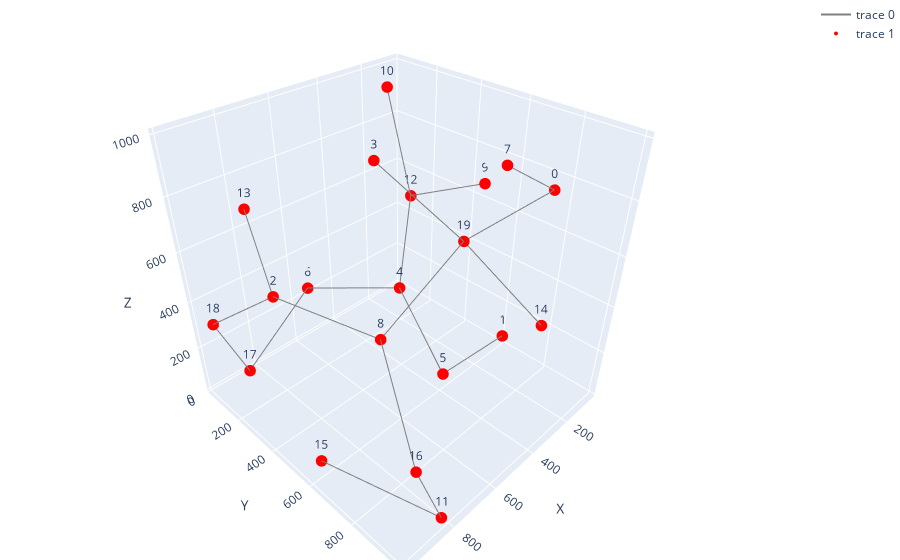

Source (notebook cell):
### Code cell
# easter egg

!pip install plotly

try:
    import plotly.graph_objects as go
except Exception as e:
    print('Plotly non disponibile:', e)
    raise

# prepare union-find and plotting lists
connections_viz = Connections(len(jboxes))
edge_x, edge_y, edge_z = [], [], []
highlight_edge = None
stopped = False

for _, b1, b2 in distances:
    res = connections_viz.connect(b1, b2)
    # res is None when b1 and b2 already in same component -> discard
    if res is None:
        continue
    # add this edge to visualization
    x0, y0, z0 = jboxes[b1]
    x1, y1, z1 = jboxes[b2]
    edge_x += [x0, x1, None]
    edge_y += [y0, y1, None]
    edge_z += [z0, z1, None]
    if res is True:
        # this merge created a single circuit containing all boxes -> stop
        highlight_edge = (x0, y0, z0, x1, y1, z1)
        stopped = True
        break

# node coordinates and component colors
xs = [p[0] for p in jboxes]
ys = [p[1] for p in jboxes]
zs = [p[2] for p in jboxes]

node_text = [f"{i}: {pt}" for i, pt in enumerate(jboxes)]

edge_trace = go.Scatter3d(
    x=edge_x, y=edge_y, z=edge_z,
    mode='lines',
    line=dict(color='gray', width=2),
    hoverinfo='none'
)

node_trace = go.Scatter3d(
    x=xs, y=ys, z=zs,
    mode='markers+text',
    marker=dict(size=4, color='red'),
    text=[str(i) for i in range(len(jboxes))],
    textposition='top center',
    hovertext=node_text,
    hoverinfo='text'
)

fig = go.Figure(data=[edge_trace, node_trace])
fig.update_layout(
    scene=dict(xaxis_title='X', yaxis_title='Y', zaxis_title='Z'),
    margin=dict(l=0, r=0, b=0, t=0)
)

### Figure 1 — Plotly figure (JSON) as saved in the notebook; plotly's stock layout.template omitted (floating-point values rounded to 4 significant figures)
{"data": [{"hoverinfo": "none", "line": {"color": "gray", "width": 2}, "mode": "lines", "type": "scatter3d", "x": [162, 425, null, 162, 431, null, 906, 805, null, 862, 984, null, 52, 117, null, 819, 941, null, 906, 739, null, 346, 425, null, 906, 984, null, 592, 425, null, 352, 542, null, 352, 117, null, 352, 466, null, 542, 862, null, 739, 425, null, 819, 970, null, 739, 941, null, 57, 466, null, 216, 117, null], "y": [817, 690, null, 817, 825, null, 360, 96, null, 61, 92, null, 470, 168, null, 987, 993, null, 360, 650, null, 949, 690, null, 360, 92, null, 479, 690, null, 342, 29, null, 342, 168, null, 342, 668, null, 29, 61, null, 650, 690, null, 987, 615, null, 650, 993, null, 618, 668, null, 146, 168, null], "z": [812, 689, null, 812, 988, null, 560, 715, null, 35, 344, null, 668, 530, null, 18, 340, null, 560, 466, null, 466, 689, null, 560, 344, null, 940, 689, null, 300, 236, null, 300, 530, null, 300, 158, null, 236, 35, null, 466, 689, null, 18, 88, null, 466, 340, null, 57, 158, null, 977, 530, null]}, {"hoverinfo": "text", "hovertext": ["0: (162, 817, 812)", "1: (57, 618, 57)", "2: (906, 360, 560)", "3: (592, 479, 940)", "4: (352, 342, 300)", "5: (466, 668, 158)", "6: (542, 29, 236)", "7: (431, 825, 988)", "8: (739, 650, 466)", "9: (52, 470, 668)", "10: (216, 146, 977)", "11: (819, 987, 18)", "12: (117, 168, 530)", "13: (805, 96, 715)", "14: (346, 949, 466)", "15: (970, 615, 88)", "16: (941, 993, 340)", "17: (862, 61, 35)", "18: (984, 92, 344)", "19: (425, 690, 689)"], "marker": {"color": "red", "size": 4}, "mode": "markers+text", "text": ["0", "1", "2", "3", "4", "5", "6", "7", "8", "9", "10", "11", "12", "13", "14", "15", "16", "17", "18", "19"], "textposition": "top center", "type": "scatter3d", "x": [162, 57, 906, 592, 352, 466, 542, 431, 739, 52, 216, 819, 117, 805, 346, 970, 941, 862, 984, 425], "y": [817, 618, 360, 479, 342, 668, 29, 825, 650, 470, 146, 987, 168, 96, 949, 615, 993, 61, 92, 690], "z": [812, 57, 560, 940, 300, 158, 236, 988, 466, 668, 977, 18, 530, 715, 466, 88, 340, 35, 344, 689]}], "layout": {"margin": {"b": 0, "l": 0, "r": 0, "t": 0}, "scene": {"xaxis": {"title": {"text": "X"}}, "yaxis": {"title": {"text": "Y"}}, "zaxis": {"title": {"text": "Z"}}}}}
